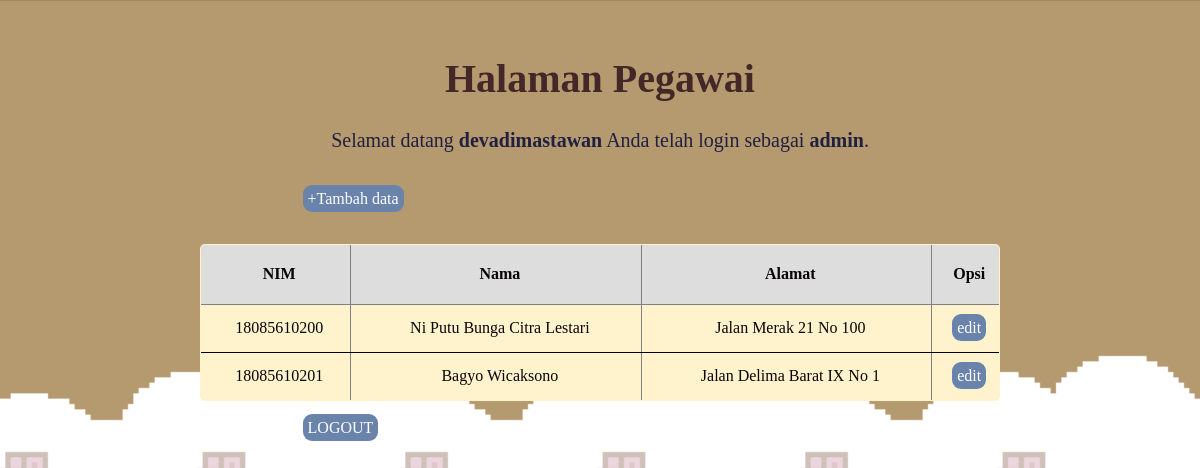
Screenshot of /halaman_pegawai.php (signed in) with the database file from the repository.
### tables this page shows
CREATE TABLE `mahasiswa` (
  `id` int(11) NOT NULL,
  `nim` varchar(255) NOT NULL,
  `nama` varchar(255) NOT NULL,
  `alamat` text NOT NULL
);

### halaman_pegawai.php (the view, shortened to what this page needs)
<!DOCTYPE html>
<html lang="en">
<head>
	<link rel="stylesheet" href="style3.css">
</head>
<body>
	<h1>Halaman Pegawai</h1>
	<p>Selamat datang <b><?php echo $_SESSION['username']; ?></b> Anda telah login sebagai <b><?php echo $_SESSION['level']; ?></b>.</p>
	<br/>
	<div class="box">
	<a href="insert2.php">+Tambah data</a>
	</div>
	<br/>
	<br/>
	<table border="1">
		<thead>
		<tr>
			<th>NIM</th>
			<th>Nama</th>
			<th>Alamat</th>
			<th>Opsi</th>
		</tr>
		</thead>
		<tbody>
		<?php
		include 'koneksi.php';
		$data = mysqli_query($koneksi,"select * from mahasiswa");
		while($d = mysqli_fetch_array($data)){
			?>
			<tr>
				<td><?php echo $d['nim']; ?></td>
				<td><?php echo $d['nama']; ?></td>
				<td><?php echo $d['alamat']; ?></td>
				<td>
					<a href="edit2.php?id=<?php echo $d['id']; ?>">edit</a>
				</td>
			</tr>
			<?php
		}
		?>
		</tbody>
	</table>
	<br/>
	<div class="box">
	<a href="logout.php">LOGOUT</a>
	</div>
</body>
</html>

### style3.css (style rules this page uses)
body { font: 400 14px; padding: 20px; background-image: url("img1/456.png"); background-size: cover; }
h1 { font-size: 40px; text-align: center; color: #442727; }
.box { margin-left: 24%; }
a { background-color:#6983aa; padding: 5px; border-radius: 9px; text-decoration: none; color: white; }
p { font-size: 20px; text-align: center; color: #202040; }
table { border-spacing: 1; border-collapse: collapse; background-color:#fff3cd; border-radius: 5px; overflow: hidden; max-width: 800px; width: 100%; margin: 0 auto; position: relative; }
td,th { padding-left: 8px; color: #080505; }
thead tr { height: 60px; background: #dddddd; font-size: 16px; }
tbody tr { height: 48px; border-bottom: 1px solid black; color: white; }
td, th { text-align: center; }

### rows the page displays
mahasiswa: nim "18085610200", nama "Ni Putu Bunga Citra Lestari", alamat "Jalan Merak 21 No 100"
mahasiswa: nim "18085610201", nama "Bagyo Wicaksono", alamat "Jalan Delima Barat IX No 1"

### other values shown
$_SESSION['username'] "devadimastawan"
$_SESSION['level'] "admin"
